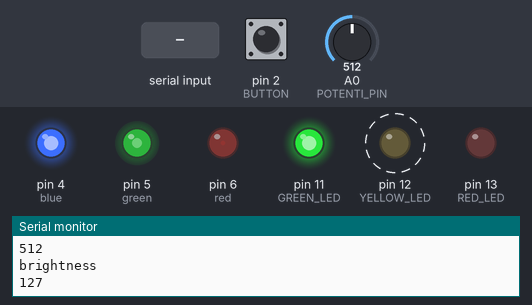
The sketch below on a simulated Arduino Uno, built with avr-gcc and run on an emulated ATmega328P. On the bench: output pins drawn as LEDs (lit = HIGH), the last lines printed to the serial monitor. Dashed ring = blinking. The inputs (shaded band) are chosen by the test bench; at power-on: pin 2 (BUTTON) LOW, A0 (POTENTI_PIN) = 512.

Above: at 0.87 s.
1.3 s: "yellow" received over Serial
7.5 s: pin 2 (BUTTON) pulled HIGH for 0.15 s
At 8.9 s:
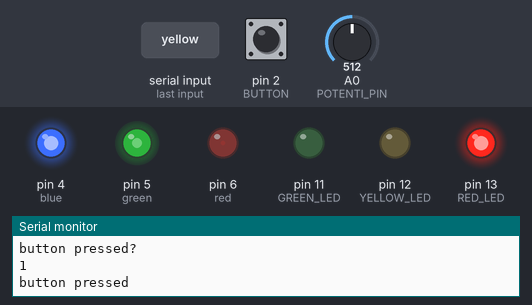
11.9 s: A0 (POTENTI_PIN) set to 331
At 14.58 s:
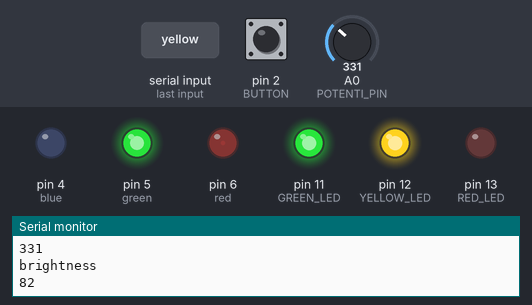
16.7 s: "red" received over Serial
At 18.6 s:
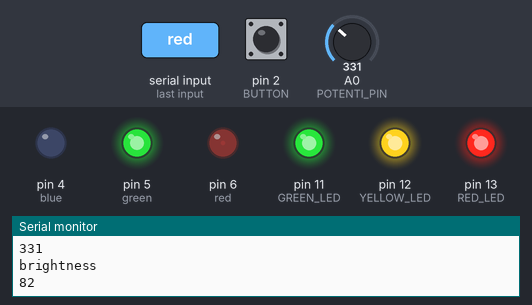
20.4 s: "off" received over Serial
At 22.86 s:
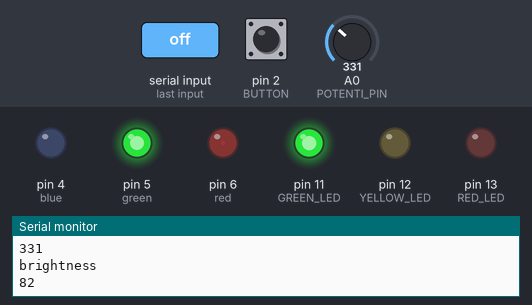
23.9 s: A0 (POTENTI_PIN) set to 511
At 26.61 s:
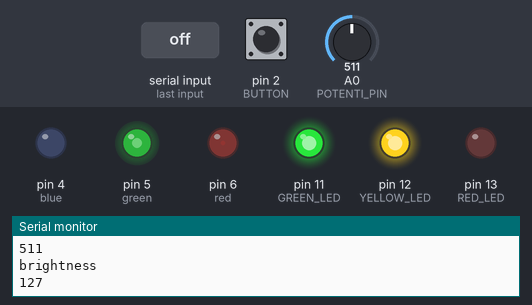
Timing chart, 0 to 29.7 s (numbered marks = the images above; inputs shaded):
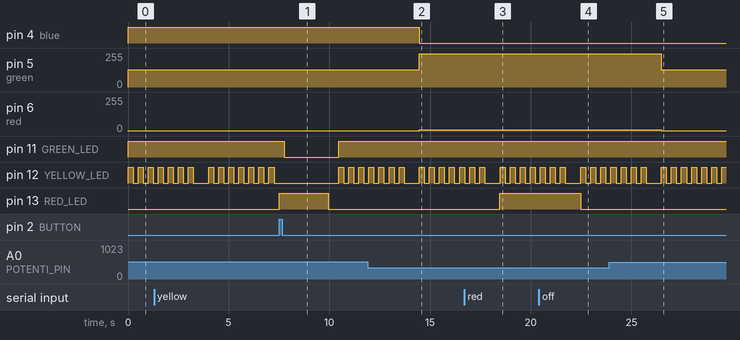

The sketch:

sketch_oct9a.ino
```cpp
//C++
#define RED_LED 13
#define YELLOW_LED 12
#define GREEN_LED 11
#define BUTTON 2
#define POTENTI_PIN A0


// OUTPUT: LEDs use digital pins 5-7 for multi color LED
int red = 6;
int green = 5;
int blue = 4;
int buttonPin = 2;

int potPin = A0;
int potVal = 0;

int redVal = 0;
int grnVal = 0;
int bluVal = 0;

void setup() {

  Serial.begin(9600);
  Serial.setTimeout(10);
  pinMode(YELLOW_LED, OUTPUT);
  pinMode(RED_LED, OUTPUT);
  pinMode(GREEN_LED, OUTPUT);
  pinMode(POTENTI_PIN, INPUT);
  pinMode(BUTTON, INPUT);
}


void loop() {

  digitalWrite(GREEN_LED, HIGH);

  potVal = analogRead(potPin);  // read the potentiometer value


  if (potVal < 341)  // Lowest third of the potentiometer's range (0-340)
  {
    potVal = (potVal * 3) / 4;  // To value 255
    redVal = 256 - potVal;      //Red value depends on 256 minus the Potenti Value.
    grnVal = potVal;            //green value depends on potVal
    bluVal = 1;                 // Blue’s basically off here
  } else if (potVal < 682)      // This is the range from 341-681
  {
    potVal = ((potVal - 341) * 3) / 4;
    redVal = 1;             // Red off
    grnVal = 256 - potVal;  // Green from full and then decreases
    bluVal = potVal;        // blue value depends on the value given.
  } else                    // Upper third of potentiometer's range (682-1023)
  {
    potVal = ((potVal - 683) * 3) / 4;  // gets to 0-255
    redVal = potVal;                    // Red increases as value increases
    grnVal = 1;                         // Green is now basically off here
    bluVal = 256 - potVal;              // Blue goes from maximum to lower
  }

  Serial.println(potVal);
  analogWrite(red, redVal);  // Write values to LED pins
  analogWrite(green, grnVal);
  analogWrite(blue, bluVal);

  Serial.println(analogRead(POTENTI_PIN));
  double potenti = analogRead(POTENTI_PIN);
  double divsi = (potenti / 1023);
  int brightness = divsi * 255;
  Serial.println("brightness");
  Serial.println(brightness);
  analogWrite(YELLOW_LED, brightness);  // brightness of LED

  // Flash Yellow LED 7 times
  for (int i = 0; i < 7; i++) {
    digitalWrite(YELLOW_LED, HIGH);
    delay(250);  // On for 0.25 seconds
    digitalWrite(YELLOW_LED, LOW);
    delay(250);  // Off for 0.25 seconds
  }
Serial.println("button pressed?");
Serial.println(digitalRead(BUTTON));
  // Check if the button is pressed and flash the green LED 7 times
  if (digitalRead(BUTTON) == 1) {
    Serial.println("button pressed");

    for (int i = 0; i < 7; i++) {
      digitalWrite(RED_LED, HIGH);
      delay(250);  // On for 0.25 seconds
      digitalWrite(GREEN_LED, LOW);
      delay(100);  // Off for 0.25 seconds
      digitalWrite(RED_LED, LOW);

    }
  }
  delay(500);


  if (Serial.available() > 0) {
    String color = Serial.readString();  //Reads the command i put in
    Serial.print("color: ");             //prints color: and then the color I wrote
    Serial.println(color);


    // Turns on LED depending on the color I type.
    if (color == "yellow") {
      digitalWrite(YELLOW_LED, HIGH);
      digitalWrite(GREEN_LED, LOW);
      digitalWrite(RED_LED, LOW);

    } else if (color == "green") {
      digitalWrite(YELLOW_LED, LOW);
      digitalWrite(GREEN_LED, HIGH);
      digitalWrite(RED_LED, LOW);

    } else if (color == "red") {
      digitalWrite(YELLOW_LED, LOW);
      digitalWrite(GREEN_LED, LOW);
      digitalWrite(RED_LED, HIGH);

    } else if (color == "off") {
      digitalWrite(YELLOW_LED, LOW);
      digitalWrite(GREEN_LED, LOW);
      digitalWrite(RED_LED, LOW);
    }
  }
}
```

Measured:
- after the input at 7.5 s, pin 11 (GREEN_LED): HIGH → LOW after 0.25 s, → HIGH 2.7 s later; pin 13 (RED_LED): LOW → HIGH at once, → LOW 2.5 s later
- after the input at 11.9 s, pin 4 (blue): HIGH → LOW after 2.6 s; pin 5 (green): 128/255 → 248/255 after 2.6 s; pin 6 (red): 1/255 → 8/255 after 2.6 s
- after the input at 16.7 s, pin 13 (RED_LED): LOW → HIGH after 1.8 s
- after the input at 20.4 s, pin 13 (RED_LED): HIGH → LOW after 2.1 s
- after the input at 23.9 s, pin 5 (green): 248/255 → 129/255 after 2.6 s; pin 6 (red): 8/255 → 1/255 after 2.6 s
